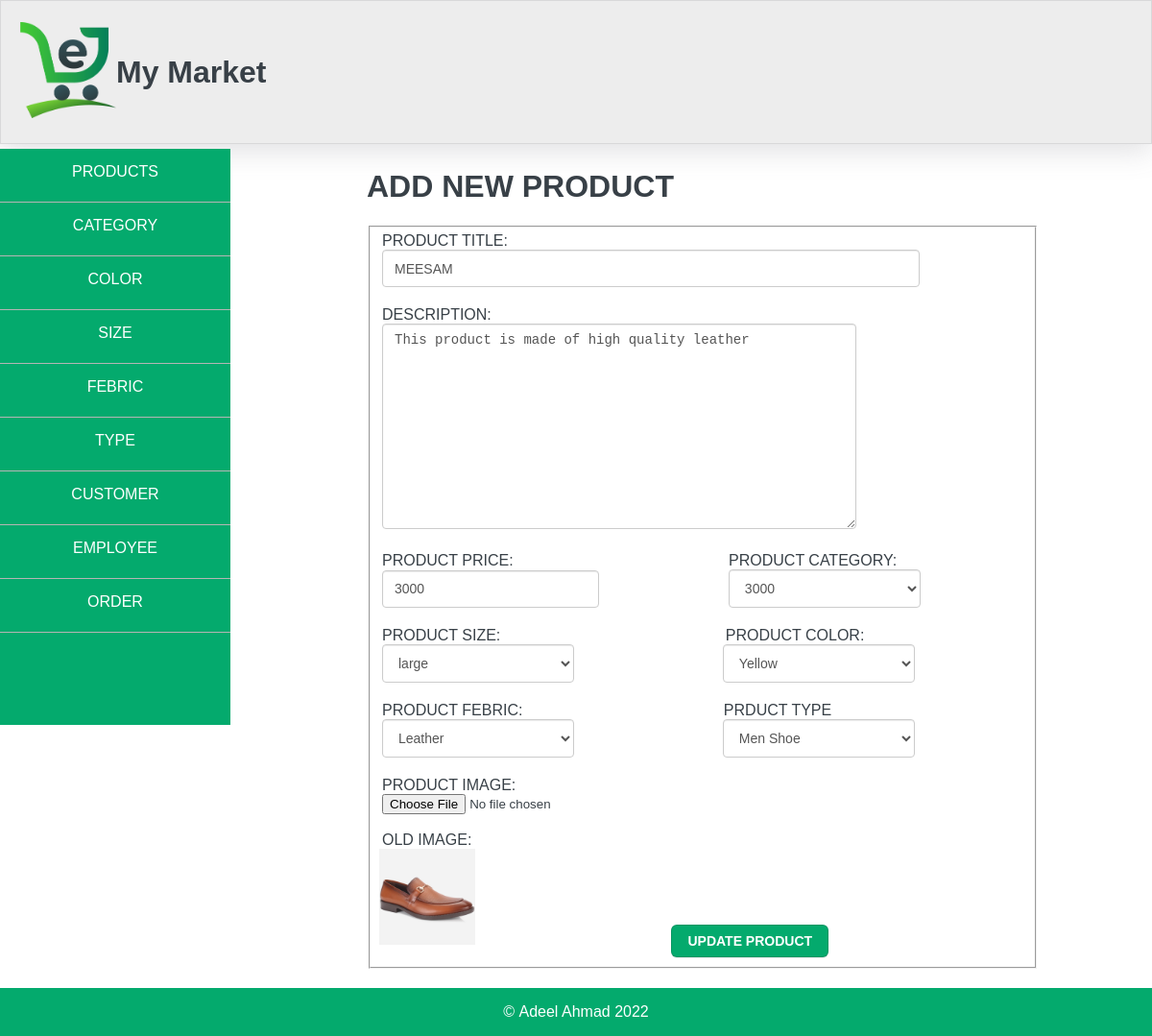
The page /edit_product.php?ID=18 on the database its author committed.
### tables this page shows
CREATE TABLE `product` (
  `pro_id` int(11) NOT NULL,
  `name` text NOT NULL,
  `price` int(11) NOT NULL,
  `cat_id` int(11) NOT NULL,
  `s_id` int(11) NOT NULL,
  `co_id` int(11) NOT NULL,
  `f_id` int(11) NOT NULL,
  `t_id` int(11) NOT NULL,
  `description` varchar(500) NOT NULL,
  `image` blob NOT NULL
);

### edit_product.php (the view, shortened to what this page needs)
<!DOCTYPE html>
<html lang="en">
  <head>
    <link rel="stylesheet" href="web_style.css" />
  </head>
  <body>
    <?php include "nav.php";?>
    <?php
      $sID=$_GET["ID"];
      include "connect.php";
      $q="SELECT name,price,description,cat_id,s_id,co_id,f_id,t_id,image  FROM product WHERE pro_id='$sID'";
      $rows=$conn->query($q);
      $row=$rows->fetch_assoc();
      $price=$row['price'];
      $name=$row["name"];
      $description=$row["description"];
      $cat_id=$row["cat_id"];
      $s_id=$row["s_id"];
      $co_id=$row["co_id"];
      $f_id=$row["f_id"];
      $t_id=$row["t_id"];
      $image=$row["image"];
      ?>
    <div id="content" style='height:auto;'>
      <form
        name="form1"
        style="width: 700px"
        action="update_product.php"
        method="post"
        enctype="multipart/form-data"
      >
        <h1>ADD NEW PRODUCT</h1>
        <fieldset>
          <label for="prdt_title">PRODUCT TITLE:</label> <br />
          <input
            type="text"
            id="prdt_title"
            name="productTitle"
            value='<?php echo $name;?>'
            required
          /><br />
          <label for="description">DESCRIPTION:</label><br>
            <textarea name="productDescription"  class='text_area' id="" cols="30" rows="10"><?php echo $description;?></textarea><br>
          <label for="Price">PRODUCT PRICE:</label>
          <label for="category" style="margin-left: 220px"
            >PRODUCT CATEGORY:</label
          >
          <br />
          <input
            type="number"
            class="input_box"
            id="prdt_price"
            style="margin-right: 130px"
            name="productPrice"
            value='<?php echo $price;?>'
            required
          />
          <select
            name="productCategory"
            class="input_box"
            style="height: 40px"
            id="prdt_category"
            required
          >
          <?php
          include 'connect.php';
          $q="SELECT cat_id,price FROM category";
          $rows=$conn->query($q);
          while($row =$rows->fetch_assoc()){
            if($cat_id==$row['cat_id']){
                echo "<option  value='".$row['cat_id']."' selected>".$row['price']."</option>";
            }
            else {
                echo "<option  value='".$row['cat_id']."'>".$row['price']."</option>";
            }
          }
          ?>
        </select>
          <label for="size" style="margin-right: 230px">PRODUCT SIZE:</label>
          <label for="color">PRODUCT COLOR:</label> <br />
          <select
            name="productSize"
            class="input_box"
            id="prdt_size"
            style="height: 40px; margin-right: 150px"
          >
          <?php
          include 'connect.php';
          $q="SELECT s_id,name FROM size";
          $rows=$conn->query($q);
          while($row =$rows->fetch_assoc()){
            if($s_id==$row['s_id']){
                echo "<option selected value='".$row['s_id']."'>".$row['name']."</option>";
            }
            else{
                echo "<option value='".$row['s_id']."'>".$row['name']."</option>";
            }
          }
          ?>
        </select>
          <select
            name="productColor"
            id="prdt_color"
            class="input_box"
            style="height: 40px"
          >
          <?php
          include 'connect.php';
          $q="SELECT co_id,name FROM color";
          $rows=$conn->query($q);
          while($row =$rows->fetch_assoc()){
            if($co_id==$row['co_id']){
                echo "<option selected value='".$row['co_id']."'>".$row['name']."</option>";
            }
            else{
                echo "<option value='".$row['co_id']."'>".$row['name']."</option>";
            }
          }
          ?>
        </select>
          <br />
          <label for="febric" style="margin-right: 205px"
            >PRODUCT FEBRIC:</label
          >
          <label for="type">PRDUCT TYPE</label>
          <select
            name="productFebric"
            class="input_box"
            style="height: 40px; margin-right: 150px"
            id="prdt_febric"
          >
           <?php
          include 'connect.php';
          $q="SELECT f_id,name FROM febric";
          $rows=$conn->query($q);
          while($row =$rows->fetch_assoc()){
            if($f_id==$row['f_id']){
                echo "<option selected value='".$row['f_id']."'>".$row['name']."</option>";
            }else{
                echo "<option value='".$row['f_id']."'>".$row['name']."</option>";
            }
          }
          ?></select>
          <select
            class="input_box"
            style="height: 40px"
            name="productType"
            id="prdt_type"
          >
          <?php
          include 'connect.php';
          $q="SELECT t_id,name FROM type";
          $rows=$conn->query($q);
          while($row =$rows->fetch_assoc()){
            if($t_id==$row['t_id']){
                echo "<option selected value='".$row['t_id']."'>".$row['name']."</option>";
            }
            else{
                echo "<option value='".$row['t_id']."'>".$row['name']."</option>";
            }
          }
          ?>
        </select>
          <label for="Price">PRODUCT IMAGE:</label><br />
          <input type="file" id="prdt_img" name="productImage" required /><br><br>
          <label for="Price">OLD IMAGE:</label><br />
          <img width='50' heigth='50' style='margin-left:-3px' src="<?php echo $image ?>" alt="">
          <button class="button-3" type="submit" style='margin-left:200px'>UPDATE PRODUCT</button>
        </fieldset>
      </form>
    </div>
  </body>
</html>

### web_style.css (style rules this page uses)
form { width: 700px; }
header { margin: 0px; border: 0.5px solid rgba(132, 132, 133, 0.2); box-shadow: rgba(100, 100, 111, 0.2) 0px 7px 29px 0px; width: 100%; height: 150px; background-color: rgb(237, 237, 237); box-sizing: border-box; display: flex; align-items: center; }
img { width: 100px; height: 100px; margin-left: 20px; }
body { margin: 0px; padding: 0px; font-family: "Arial"; color: #384047; }
#prdt_title { margin-bottom: 20px; width: 80%; height: 25px; padding: 6px 12px; font-size: 14px; line-height: 1.42857143; color: #555; background-color: #fff; border: 1px solid #ccc; border-radius: 4px; box-shadow: inset 0 1px 1px rgb(0 0 0 / 8%); transition: border-color ease-in-out 0.15s, box-shadow ease-in-out 0.15s; }
#content { height: 450px; margin-top: 5px; width: 78%; float: right; margin-bottom: 20px; display: flex; justify-content: center; }
.input_box { margin-bottom: 20px; margin-right: 40px; width: 30%; height: 25px; padding: 6px 12px; font-size: 14px; line-height: 1.42857143; color: #555; background-color: #fff; border: 1px solid #ccc; border-radius: 4px; box-shadow: inset 0 1px 1px rgb(0 0 0 / 8%); transition: border-color ease-in-out 0.15s, box-shadow ease-in-out 0.15s; }
.text_area { margin-bottom: 20px; margin-right: 40px; width: 70%; height: 200px; padding: 6px 12px; font-size: 14px; line-height: 1.42857143; color: #555; background-color: #fff; border: 1px solid #ccc; border-radius: 4px; box-shadow: inset 0 1px 1px rgb(0 0 0 / 8%); transition: border-color ease-in-out 0.15s, box-shadow ease-in-out 0.15s; }
.button-3 { appearance: none; background-color: #04aa6d; border: 1px solid rgba(27, 31, 35, 0.15); border-radius: 6px; box-shadow: rgba(27, 31, 35, 0.1) 0 1px 0; box-sizing: border-box; color: #fff; cursor: pointer; display: inline-block; font-family: "Arial"; font-size: 14px; font-weight: 600; line-height: 20px; padding: 6px 16px; position: relative; text-align: center; text-decoration: none; touch-action: manipulation; vertical-align: middle; white-space: nowrap; }
footer { clear: both; display: flex; justify-content: center; align-items: center; width: 100%; height: 50px; background-color: #04aa6d; color: white; }

### rows shown on the page
product: productTitle "MEESAM", productDescription "This product is made of high quality leather", productPrice "3000", image (picture)

### other values the page prints
form field productCategory "3000"
form field productSize "large"
form field productColor "Yellow"
form field productFebric "Leather"
form field productType "Men Shoe"
